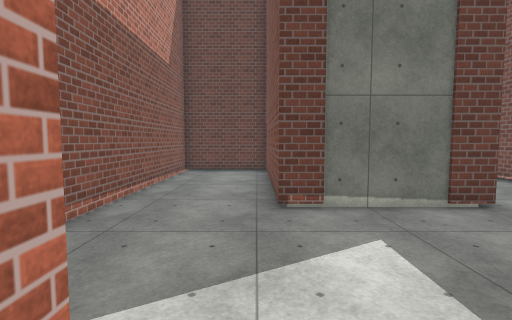
view 1 (above)

16 first-person views from a walk through a scene from a Unity 3-D project. The camera is 1.5 m above the floor, tilts 4° down and sees 85° across. The floor is counted in squares, 1 m on a side. Each view is taken from the middle of a square. On the plan, view 1 faces up. The plan holds only what a view shows up to about 14 squares ahead; the rest is blank. The place goes on beyond the plan. The player is left out. Surface patterns are stand-ins for the level's own textures.

view 2
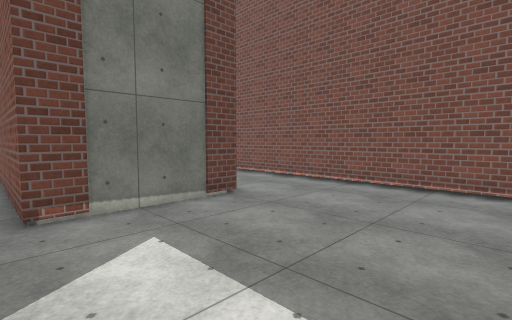

view 3
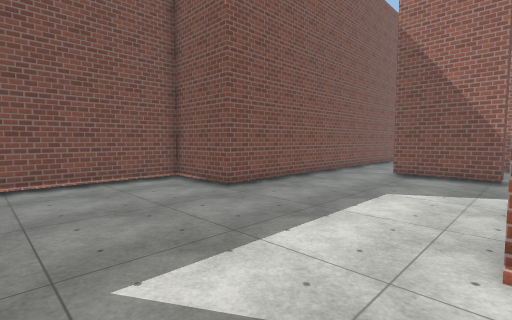

view 4
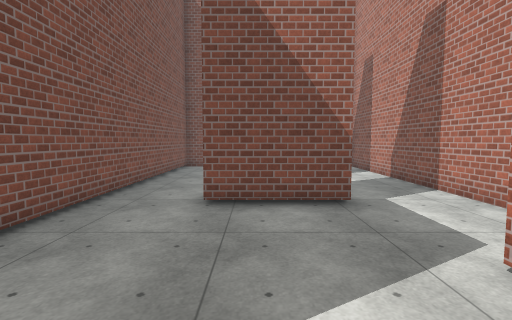

view 5
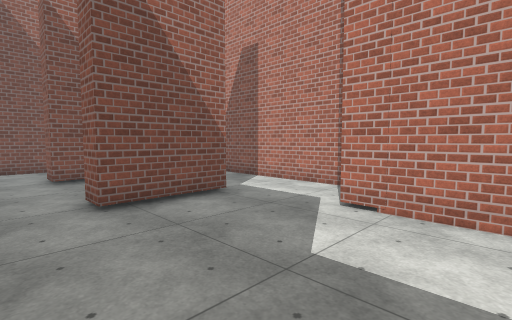

view 6
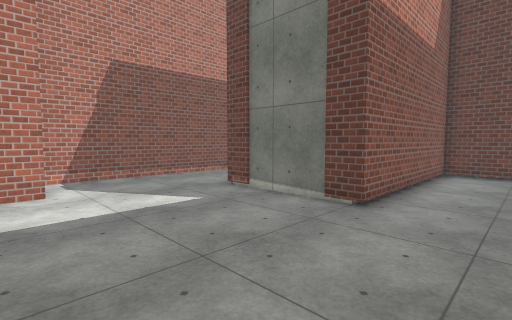

view 7
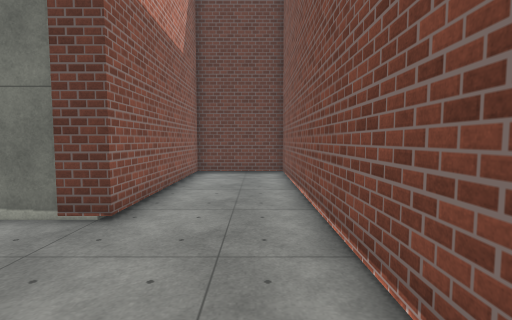

view 8
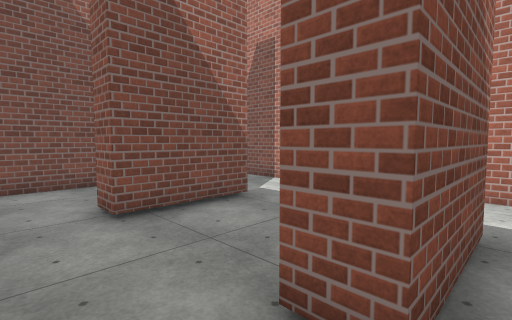

view 9
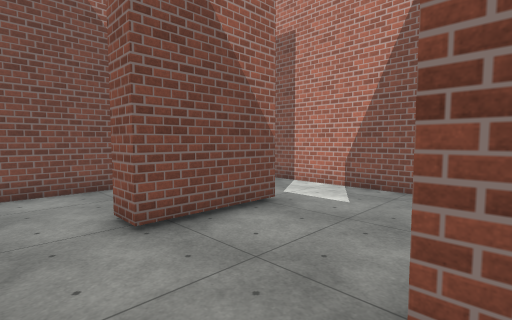

view 10
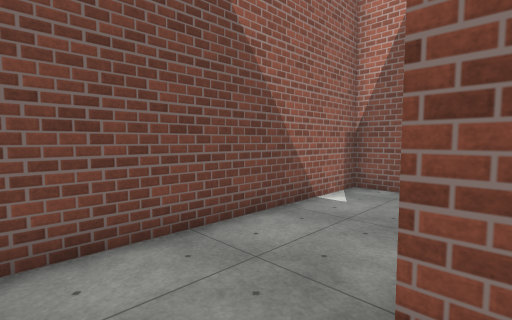

view 11
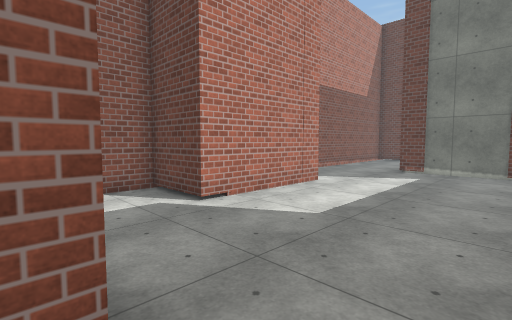

view 12
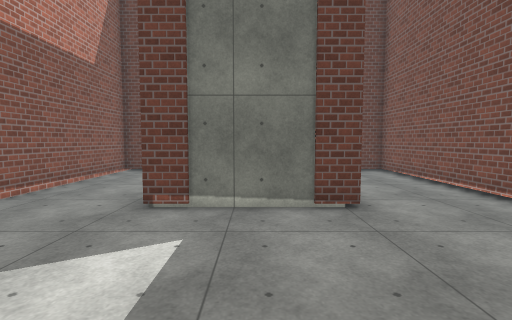

view 13
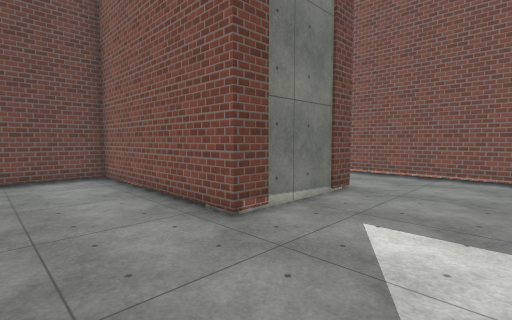

view 14
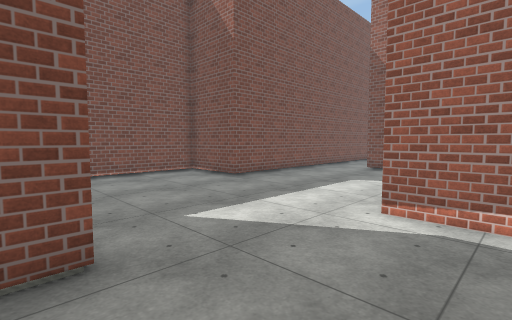

view 15
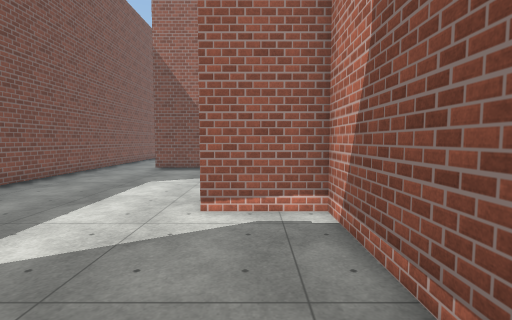

view 16
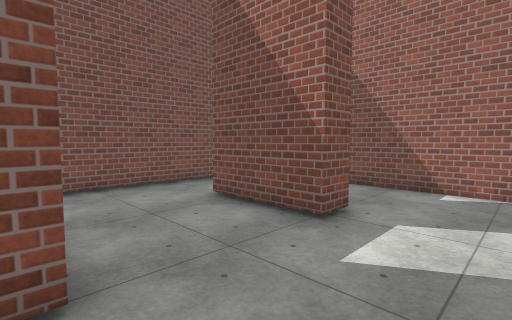

### Floor plan
Points are (right, up) in squares from view 1. A wall is a line through its corners. A room is listed if a view was taken in it or the views show most of it. See-through windows are left out.
Room 1 (views 1, 2, 3, 4, 5, 6, 7, 8, 9, 10, 11, 12, 13, 14, 15, 16)
walls: (-0.2, -8.5) (-0.2, -7.5) (3.2, -7.5) (3.2, -8.5); (-0.2, -13.6) (-0.2, -12.6) (3.2, -12.6) (3.2, -13.6); (6, -15.1) (6, -0.7) (9.2, -0.7) (9.2, 13.8) (5.3, 13.8) (5.3, 6.2) (0.5, 6.2) (0.5, 13.8) (-3.5, 13.8) (-3.5, 1.2) (-0.8, 1.2) (-0.8, -4.1) (-3.5, -4.1) (-3.5, -17.1) (5, -17.1)

Where each view was taken, in squares from view 1:
view 1: 0 up, 0 right, facing up
view 2: 0 up, 0 right, facing up-right
view 3: 5 up, 1 left, facing down-right
view 4: 1 down, 2 right, facing down
view 5: 1 down, 5 right, facing down-left
view 6: 0 up, 8 right, facing up-left
view 7: 1 up, 8 right, facing up
view 8: 7 down, 5 right, facing down-left
view 9: 8 down, 5 right, facing down-left
view 10: 13 down, 5 right, facing down-left
view 11: 8 down, 5 right, facing up-left
view 12: 0 up, 3 right, facing up
view 13: 2 up, 3 left, facing up-right
view 14: 7 up, 3 left, facing down-right
view 15: 7 up, 2 left, facing down
view 16: 8 down, 3 left, facing down-right
